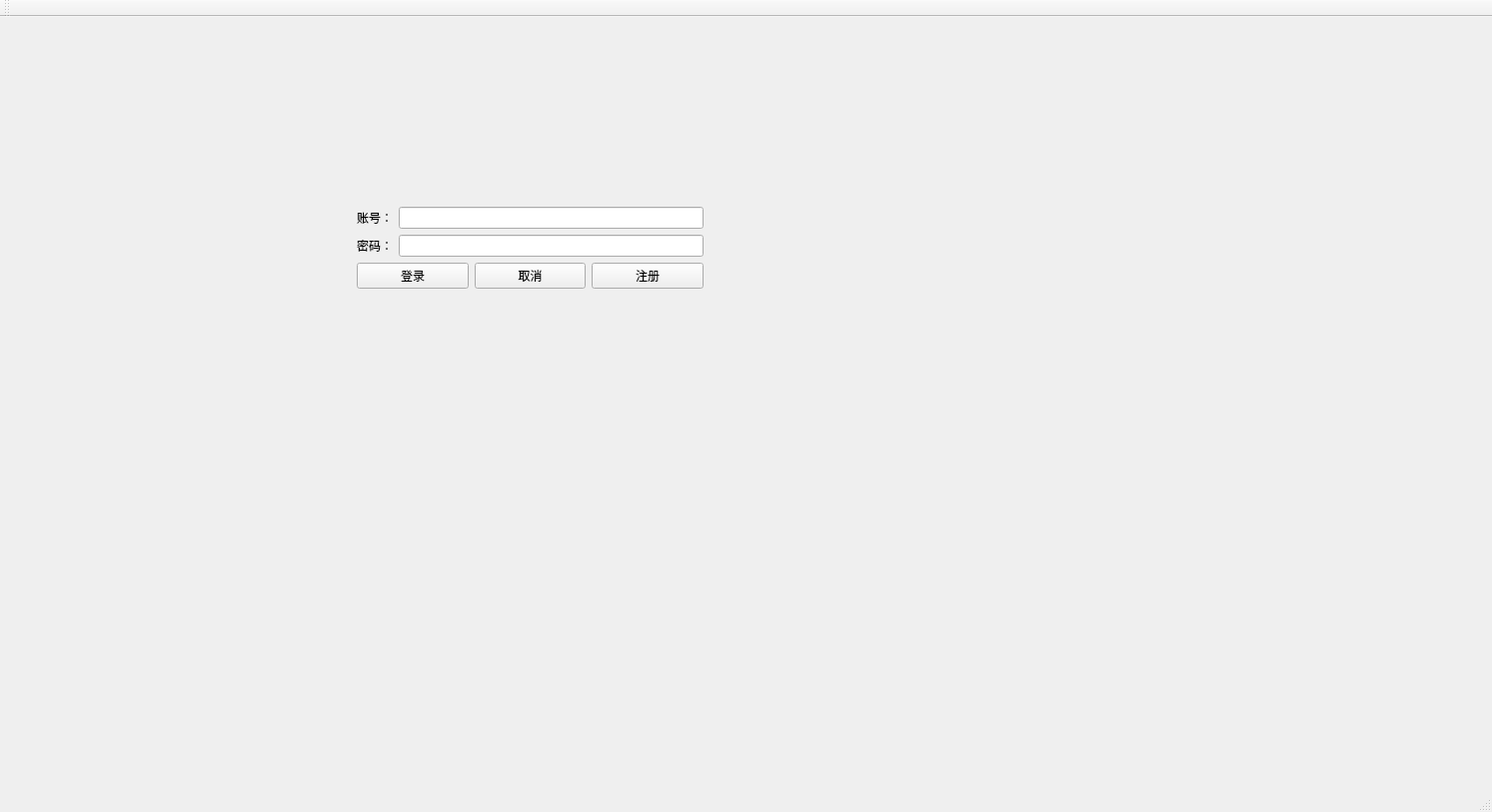
<?xml version="1.0" encoding="UTF-8"?>
<ui version="4.0">
 <class>MainWindow</class>
 <widget class="QMainWindow" name="MainWindow">
  <property name="geometry">
   <rect>
    <x>0</x>
    <y>0</y>
    <width>1493</width>
    <height>813</height>
   </rect>
  </property>
  <property name="windowTitle">
   <string>MainWindow</string>
  </property>
  <widget class="QWidget" name="start_up">
   <property name="acceptDrops">
    <bool>false</bool>
   </property>
   <property name="autoFillBackground">
    <bool>false</bool>
   </property>
   <widget class="QWidget" name="layoutWidget">
    <property name="geometry">
     <rect>
      <x>0</x>
      <y>0</y>
      <width>1061</width>
      <height>461</height>
     </rect>
    </property>
    <layout class="QHBoxLayout" name="horizontalLayout_4">
     <item>
      <spacer name="left_space">
       <property name="orientation">
        <enum>Qt::Horizontal</enum>
       </property>
       <property name="sizeHint" stdset="0">
        <size>
         <width>40</width>
         <height>20</height>
        </size>
       </property>
      </spacer>
     </item>
     <item>
      <layout class="QVBoxLayout" name="verticalLayout_2">
       <item>
        <spacer name="up_space">
         <property name="orientation">
          <enum>Qt::Vertical</enum>
         </property>
         <property name="sizeHint" stdset="0">
          <size>
           <width>20</width>
           <height>40</height>
          </size>
         </property>
        </spacer>
       </item>
       <item>
        <layout class="QVBoxLayout" name="verticalLayout">
         <item>
          <layout class="QHBoxLayout" name="horizontalLayout">
           <item>
            <widget class="QLabel" name="label_account">
             <property name="text">
              <string>账号：</string>
             </property>
            </widget>
           </item>
           <item>
            <widget class="QLineEdit" name="line_account"/>
           </item>
          </layout>
         </item>
         <item>
          <layout class="QHBoxLayout" name="horizontalLayout_2">
           <item>
            <widget class="QLabel" name="label_password">
             <property name="text">
              <string>密码：</string>
             </property>
            </widget>
           </item>
           <item>
            <widget class="QLineEdit" name="line_password">
             <property name="echoMode">
              <enum>QLineEdit::Password</enum>
             </property>
            </widget>
           </item>
          </layout>
         </item>
         <item>
          <layout class="QHBoxLayout" name="horizontalLayout_3">
           <item>
            <widget class="QPushButton" name="sign_in_button">
             <property name="text">
              <string>登录</string>
             </property>
            </widget>
           </item>
           <item>
            <widget class="QPushButton" name="button_cancel">
             <property name="text">
              <string>取消</string>
             </property>
            </widget>
           </item>
           <item>
            <widget class="QPushButton" name="button_sign_up">
             <property name="text">
              <string>注册</string>
             </property>
            </widget>
           </item>
          </layout>
         </item>
        </layout>
       </item>
       <item>
        <spacer name="down_space">
         <property name="orientation">
          <enum>Qt::Vertical</enum>
         </property>
         <property name="sizeHint" stdset="0">
          <size>
           <width>20</width>
           <height>40</height>
          </size>
         </property>
        </spacer>
       </item>
      </layout>
     </item>
     <item>
      <spacer name="right_space">
       <property name="orientation">
        <enum>Qt::Horizontal</enum>
       </property>
       <property name="sizeHint" stdset="0">
        <size>
         <width>40</width>
         <height>20</height>
        </size>
       </property>
      </spacer>
     </item>
    </layout>
   </widget>
  </widget>
  <widget class="QMenuBar" name="menuBar">
   <property name="geometry">
    <rect>
     <x>0</x>
     <y>0</y>
     <width>1493</width>
     <height>23</height>
    </rect>
   </property>
  </widget>
  <widget class="QToolBar" name="mainToolBar">
   <attribute name="toolBarArea">
    <enum>TopToolBarArea</enum>
   </attribute>
   <attribute name="toolBarBreak">
    <bool>false</bool>
   </attribute>
  </widget>
  <widget class="QStatusBar" name="statusBar"/>
 </widget>
 <layoutdefault spacing="6" margin="11"/>
 <resources/>
 <connections/>
</ui>
